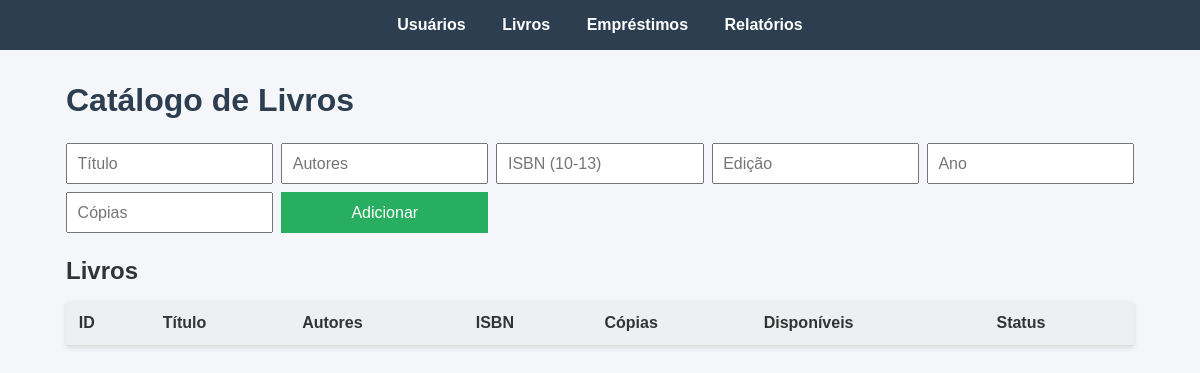
The page /livros on the database as committed earlier.
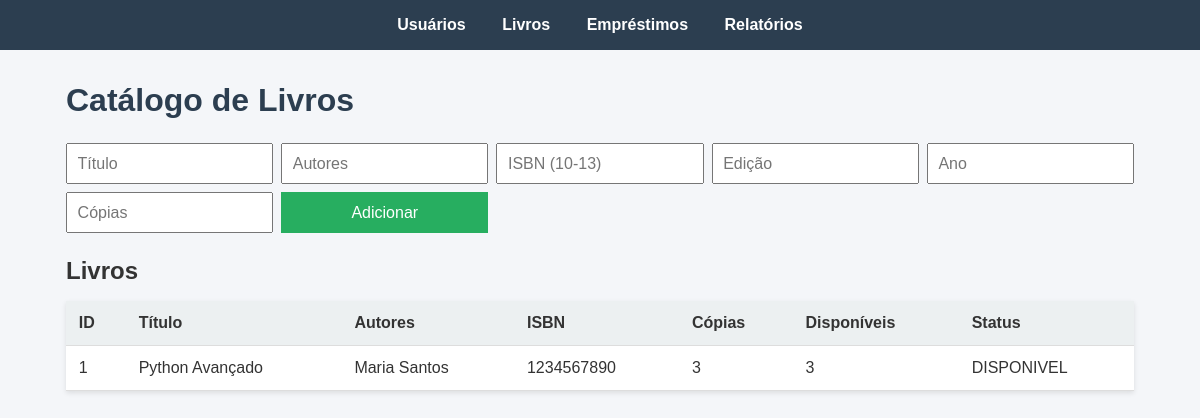
The same page on the database as committed later.
### tables this page shows
CREATE TABLE livro (
                bookId INTEGER PRIMARY KEY AUTOINCREMENT,
                titulo TEXT NOT NULL,
                autores TEXT NOT NULL,
                ISBN TEXT,
                edicao TEXT,
                ano INTEGER,
                copiasTotal INTEGER NOT NULL,
                copiasDisponiveis INTEGER NOT NULL,
                status TEXT NOT NULL DEFAULT 'DISPONIVEL'
            );

### app.py (the view, shortened to what this page needs)
@app.route('/livros', methods=['GET', 'POST'])
def livros():
    conn = get_db()
    c = conn.cursor()
    c.execute('SELECT * FROM livro ORDER BY bookId DESC')
    livros = c.fetchall()
    conn.close()
    return render_template('livros.html', livros=livros)

### app.py (called while the page is built)
def get_db():
    conn = sqlite3.connect('biblioteca.db')
    conn.execute("PRAGMA foreign_keys = ON")
    return conn

### templates/livros.html (shortened to what this page needs)
{% extends "base.html" %}
{% block content %}
<h1>Catálogo de Livros</h1>
<form method="POST">
    <input type="text" name="titulo" placeholder="Título" required maxlength="200">
    <input type="text" name="autores" placeholder="Autores" required maxlength="100">
    <input type="text" name="isbn" placeholder="ISBN (10-13)" pattern="[0-9]{10,13}">
    <input type="text" name="edicao" placeholder="Edição">
    <input type="number" name="ano" placeholder="Ano" min="0">
    <input type="number" name="copiasTotal" placeholder="Cópias" required min="1">
    <button type="submit">Adicionar</button>
</form>
<h2>Livros</h2>
<table>
    <tr><th>ID</th><th>Título</th><th>Autores</th><th>ISBN</th><th>Cópias</th><th>Disponíveis</th><th>Status</th></tr>
    {% for l in livros %}
    <tr>
        <td>{{ l[0] }}</td><td>{{ l[1] }}</td><td>{{ l[2] }}</td><td>{{ l[3] or '-' }}</td>
        <td>{{ l[6] }}</td><td>{{ l[7] }}</td><td>{{ l[8] }}</td>
    </tr>
    {% endfor %}
</table>
{% endblock %}

### templates/base.html (shortened to what this page needs)
<!DOCTYPE html>
<html lang="pt-BR">
<head>
    <link rel="stylesheet" href="{{ url_for('static', filename='style.css') }}">
</head>
<body>
    <nav>
        <a href="{{ url_for('usuarios') }}">Usuários</a>
        <a href="{{ url_for('livros') }}">Livros</a>
        <a href="{{ url_for('emprestimos') }}">Empréstimos</a>
        <a href="{{ url_for('relatorios') }}">Relatórios</a>
    </nav>
    <div class="container">
        {% block content %}{% endblock %}
    </div>
</body>
</html>

### static/style.css (style rules this page uses)
* { margin: 0; padding: 0; box-sizing: border-box; }
body { font-family: Arial, sans-serif; background: #f4f6f9; color: #333; }
nav { background: #2c3e50; padding: 1rem; text-align: center; }
nav a { color: white; margin: 0 1rem; text-decoration: none; font-weight: bold; }
.container { max-width: 1100px; margin: 2rem auto; padding: 0 1rem; }
h1 { color: #2c3e50; margin-bottom: 1rem; }
form { margin: 1.5rem 0; display: grid; gap: 0.5rem; grid-template-columns: repeat(auto-fit, minmax(180px, 1fr)); }
form input, form select, form button { padding: 0.6rem; font-size: 1rem; }
form button { background: #27ae60; color: white; border: none; cursor: pointer; }
table { width: 100%; border-collapse: collapse; margin-top: 1rem; background: white; box-shadow: 0 2px 5px rgba(0,0,0,0.1); }
table th, table td { padding: 0.8rem; text-align: left; border-bottom: 1px solid #ddd; }
table th { background: #ecf0f1; }

Rows that differ between the two databases and show on the page:
added livro: bookId "1", titulo "Python Avançado", autores "Maria Santos", ISBN "1234567890", copiasTotal "3", copiasDisponiveis "3", status "DISPONIVEL"
